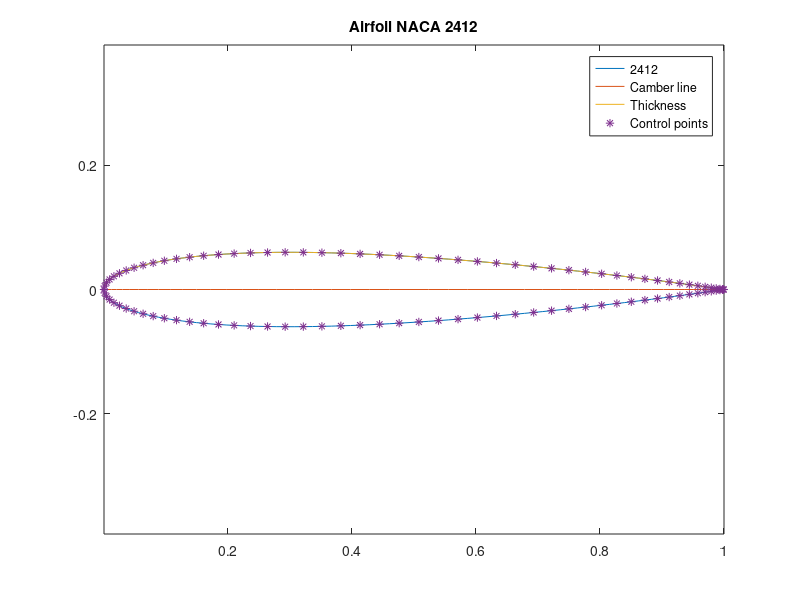
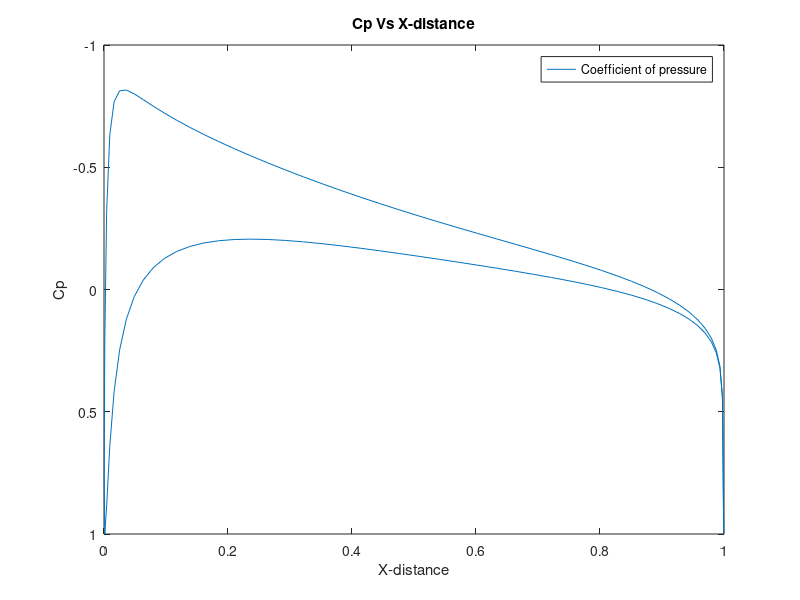

Write MATLAB code to recreate these figures, in order.
% vortex panel method for four digit NACA series in general, using Warren F. Philip
% Mahesh Surendran
clc
clear
close all
format long


% initialization 
n = 100; % number of nodes
c = 1; % chord lenght
V_inf =1; % free stream in m/s
AOA =-2.1; % angle of attack 
alpha= AOA*pi/180;
dtheta = 2*pi/(n-1); % delta theta 

%NACA(mpxx)4 digit series
xx = 12/100; %  precentage of thckness 
m  = 0/100; % precentage maximum camberline
p =  0/100;  % location of maximum thinkness

% cosine clustering 
for i = 1:n/2
    Xn(n/2 + i)= c*(0.5)*(1-cos((i-0.5)*dtheta));
    Xn(n/2 + 1 -i)=c*(0.5)*(1-cos((i-0.5)*dtheta));
    
end

% calculating half thickness at a given x co-ordinate
for i = 1:n/2
yt(i)= 5*xx*(0.2969*sqrt(Xn(i))-0.1260*Xn(i)-0.3516*Xn(i)^2+0.2843*Xn(i)^3-0.1036*Xn(i)^4);

end


% calculating mean camber length yc and adding half-thickness yt to it. 
for i =1:n/2
    if (Xn(i)>=0 && Xn(i)<=p*c)
        yc(i) = c*m/p^2*(2*p*(Xn(i)/c)-(Xn(i)/c)^2);
    else
        yc(i) = c*m/(1-p)^2*((1-2*p)+2*p*(Xn(i)/c)-(Xn(i)/c)^2);     
    end
end

% calculation of thetas 
for i = 1:n/2
     if (Xn(i)>=0 && Xn(i)<=p*c)
         dycdx(i)=2*m/p^2*(p-(Xn(i)/c));
     else 
         dycdx(i)=2*m/(1-p)^2*(p-(Xn(i)/c));
     end
     theta(i) = atan(dycdx(i));
end


% Nodal points i.e X and Y
for i = 1:n/2
    Yn(i)= yc(i)-yt(i)*(cos(theta(i))); % lower
    Yn(n+1-i)= yc(i)+yt(i)*(cos(theta(i)));% upper
    
    Xn(i)= Xn(i) -(yt(i)*sin(theta(i)));
    Xn(n+1-i)= Xn(n+1-i)+(yt(i)*sin(theta(i)));
end

% panel centers
for i = 1:n-1
    Xc(i)= (Xn(i)+Xn(i+1))/2;
    Yc(i)= (Yn(i)+Yn(i+1))/2;
end
A=zeros(n,n);
 % airfoil coordinates
for i = 1:n-1 % looping through the panels there are n-1 panels
    x=Xc(i);
    y=Yc(i);
    
    for j=1:n-1 % influence of all other panels on the ith panel 
        
        % Airfoil coordinates
        l(j)=sqrt(((Xn(j+1))-Xn(j))^2+(Yn(j+1)-Yn(j))^2);
        
        eta=1/l(j)*(((Xn(j+1))-Xn(j))*(x-Xn(j)) + ((Yn(j+1)-Yn(j))*(y-Yn(j))));
        neta=1/l(j)*(-(Yn(j+1)-Yn(j))*(x-Xn(j)) + ((Xn(j+1))-Xn(j))*(y-Yn(j)));
        phi= atan2(neta*l(j),neta^2+eta^2-eta*l(j));
        xi=0.5*log((eta^2+neta^2)/((eta-l(j))^2+neta^2));
        
        %Panel Coefficient Matrix
        P11=(1/(2*pi*l(j)^2))*((Xn(j+1)-Xn(j))*((l(j)-eta)*phi+neta*xi)+ (-(Yn(j+1)-Yn(j)))*((neta*phi-(l(j)-eta)*xi-l(j))));
        P12=(1/(2*pi*l(j)^2))*((Xn(j+1)-Xn(j))*(eta*phi-neta*xi) + (-(Yn(j+1)-Yn(j)))*(-neta*phi-eta*xi+l(j))); 
        P21=(1/(2*pi*l(j)^2))*((Yn(j+1)-Yn(j))*((l(j)-eta)*phi+neta*xi) + ((Xn(j+1)-Xn(j))*((neta*phi-(l(j)-eta)*xi-l(j)))));
        P22=(1/(2*pi*l(j)^2))*((Yn(j+1)-Yn(j))*(eta*phi-neta*xi) + ((Xn(j+1)-Xn(j))*(-neta*phi-eta*xi+l(j))));
        
        % Airfoil coeffcient matrix
        A(i,j)=   A(i,j)+(((Xn(i+1)-Xn(i))/l(i))*P21 -((Yn(i+1)-Yn(i))/l(i))*P11);
        A(i,j+1)= A(i,j+1)+(((Xn(i+1)-Xn(i))/l(i))*P22 -((Yn(i+1)-Yn(i))/l(i))*P12);
        
    end
    
end
 A(n,1)=1;
 A(n,n)=1;
 
for i=1:n-1

    bla(i)=(((Yn(i+1)-Yn(i))*cos(alpha))-((Xn(i+1)-Xn(i))*sin(alpha)))/l(i);
end
    bla(n)=0;


% inverse multiplication             
gamma=inv(A)*(V_inf.*bla');
%gamma=A/(V_inf.*bla);

% Recovering velocities at surfaces
for i = 1:n-1
    V(i)=(gamma(i,1)+gamma(i+1,1))/2;
end


Cp= 1-(V.^2/V_inf^2);

Cl=0;

for i =1:n-1
    cl(i) =l(i)*((gamma(i)+gamma(i+1))/V_inf);
    Cmle(i)=l(i)*((2*Xn(i)*gamma(i)+Xn(i)*gamma(i+1)+Xn(i+1)*gamma(i)+2*Xn(i+1)*gamma(i+1))*cos(alpha)/V_inf...
           +(2*Yn(i)*gamma(i)+Yn(i)*gamma(i+1)+Yn(i+1)*gamma(i)+2*Yn(i+1)*gamma(i+1))*sin(alpha)/V_inf);
       
    
end
Cmle=-1/3*sum(Cmle)
cl=sum(cl)

% symmetric airfoil solution, NACA 0012 can be considered thin airfoil 
%  Ccmle=-pi/2*alpha
%  Ccl=2*pi*alpha



% Post processing
plot(Xn,Yn)
hold on
plot(Xn(1:n/2),yc)
plot(Xn(1:n/2),yt)
plot(Xc,Yc,'*')
title('Airfoil NACA 2412')
legend('2412','Camber line','Thickness','Control points')
axis equal

% Cp around the airfoil
figure(2)
plot(Xc,Cp)
hold on
set(gca,'Ydir','reverse')
title('Cp Vs X-distance')
xlabel('X-distance')
ylabel('Cp')
legend('Coefficient of pressure')
